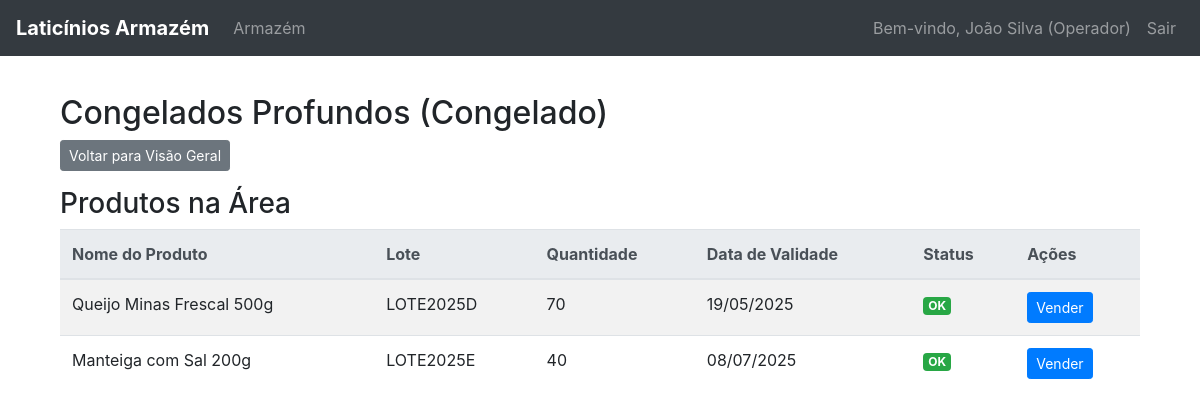
Page /armazem/B2 (signed in) on the committed database.
### tables this page shows
CREATE TABLE usuarios (
    username TEXT PRIMARY KEY,
    senha TEXT NOT NULL,
    funcao TEXT NOT NULL CHECK (funcao IN ('gerente', 'operador')),
    nome TEXT NOT NULL
);

CREATE TABLE areas_armazem (
    id_area TEXT PRIMARY KEY,
    nome TEXT NOT NULL,
    tipo_armazenamento TEXT NOT NULL CHECK (tipo_armazenamento IN ('refrigerado', 'congelado', 'seco'))
);

CREATE TABLE produtos_areas (
    id INTEGER PRIMARY KEY AUTOINCREMENT,
    id_area TEXT NOT NULL,
    id_catalogo_produto TEXT NOT NULL,
    nome TEXT NOT NULL,
    quantidade INTEGER NOT NULL CHECK (quantidade >= 0),
    data_validade DATE NOT NULL,
    lote TEXT NOT NULL,
    FOREIGN KEY (id_area) REFERENCES areas_armazem(id_area),
    FOREIGN KEY (id_catalogo_produto) REFERENCES produtos_catalogo(id_produto),
    UNIQUE(id_area, id_catalogo_produto, lote)
);

### app.py (the view)
@app.route('/armazem/<id_area>')
@login_necessario(permissao_requerida='detalhes_area') # Exige login e permissão
def detalhes_da_area(id_area):
    area = AreaArmazem.buscar_por_id(id_area)
    if not area:
        flash(f"Área com ID '{id_area}' não encontrada.", "danger")
        return redirect(url_for('pagina_inicial_armazem'))
    produtos_na_area = sorted(area.listar_produtos(), key=lambda p: p.data_validade)
    app.logger.debug(f"Produtos na área {id_area}: {[p.to_dict() for p in produtos_na_area]}")
    conn = get_db_connection()
    cursor = conn.cursor()
    cursor.execute('SELECT id_produto, nome FROM produtos_catalogo')
    produtos_catalogo = {row['id_produto']: {'nome': row['nome']} for row in cursor.fetchall()}
    conn.close()
    return render_template('area_detalhes.html',
                         area=area,
                         produtos=produtos_na_area,
                         produtos_catalogo=produtos_catalogo,
                         data_hoje=date.today() # Passa a data atual para o template
                        )

### app.py (called while the page is built)
def to_date_filter(value):
    if isinstance(value, date):
        return value
    try:
        return datetime.strptime(value, '%Y-%m-%d').date()
    except (ValueError, TypeError) as e:
        logging.error(f"Erro ao converter data: {value}, erro: {e}")
        return value

@app.context_processor
def injetar_dados_globais():
    user_info = None
    if 'username' in session:
        user_info = {
            'username': session.get('username'),
            'funcao': session.get('user_funcao'),
            'nome': session.get('user_nome')
        }
    return dict(usuario_logado=user_info, data_hoje_global=date.today())

### models.py (called while the page is built)
def get_db_connection() -> sqlite3.Connection:
    conn = sqlite3.connect(DATABASE_PATH)
    conn.row_factory = sqlite3.Row  # Permite acessar colunas por nome
    return conn

    @staticmethod
    def verificar_senha(username: str, senha: str) -> Optional['Usuario']:
        conn = get_db_connection()
        cursor = conn.cursor()
        cursor.execute('SELECT * FROM usuarios WHERE username = ? AND senha = ?', (username, senha))
        user_data = cursor.fetchone()
        conn.close()
        if user_data:
            return Usuario(user_data['username'], user_data['funcao'], user_data['nome'])
        return None

    def tem_permissao(self, permissao: str) -> bool:
        permissoes_por_funcao = {
            'gerente': ['visualizar_armazem', 'detalhes_area', 'gerente', 'registrar_venda'],
            'operador': ['visualizar_armazem', 'detalhes_area', 'registrar_venda']
        }
        return permissao in permissoes_por_funcao.get(self.funcao, [])

    def to_dict(self) -> Dict[str, Any]:
        return {
            'id_catalogo_produto': self.id_catalogo_produto,
            'nome': self.nome,
            'quantidade': self.quantidade,
            'data_validade': self.data_validade.strftime('%Y-%m-%d'), # Converte date para string no formato AAAA-MM-DD
            'lote': self.lote
        }

    @staticmethod
    def buscar_por_id(id_area: str) -> Optional['AreaArmazem']:
        conn = get_db_connection()
        cursor = conn.cursor()
        cursor.execute('SELECT * FROM areas_armazem WHERE id_area = ?', (id_area,))
        area_data = cursor.fetchone()
        conn.close()
        if area_data:
            return AreaArmazem(area_data['id_area'], area_data['nome'], area_data['tipo_armazenamento'])
        return None

### templates/area_detalhes.html (shortened to what this page needs)
{% extends 'base.html' %}
{% block content %}
<div class="container mt-4">
    <h2>{{ area.nome }} ({{ area.tipo_armazenamento | capitalize }})</h2>
    <p><a href="{{ url_for('pagina_inicial_armazem') }}" class="btn btn-secondary btn-sm">Voltar para Visão Geral</a></p>
    <h3>Produtos na Área</h3>
    {% if produtos %}
        <table class="table table-striped table-hover">
            <thead class="thead-light">
                <tr>
                    <th>Nome do Produto</th>
                    <th>Lote</th>
                    <th>Quantidade</th>
                    <th>Data de Validade</th>
                    <th>Status</th>
                    <th>Ações</th>
                </tr>
            </thead>
            <tbody>
                {% for produto in produtos %}
                    <tr>
                        <td>{{ produto.nome }}</td>
                        <td>{{ produto.lote }}</td>
                        <td>{{ produto.quantidade }}</td>
                        <td>
                            {{ (produto.data_validade | to_date).strftime('%d/%m/%Y') if produto.data_validade else 'Não informada' }}
                        </td>
                        <td>
                            {% if produto.data_validade %}
                                {% set dias_para_vencer = (produto.data_validade | to_date - data_hoje).days %}
                                {% if dias_para_vencer < 0 %}
                                    <span class="badge badge-danger">Vencido</span>
                                {% elif dias_para_vencer <= 7 %}
                                    <span class="badge badge-warning">Próximo Venc. ({{ dias_para_vencer }} dia{{ 's' if dias_para_vencer != 1 }})</span>
                                {% else %}
                                    <span class="badge badge-success">OK</span>
                                {% endif %}
                            {% else %}
                                <span class="badge badge-secondary">Sem validade</span>
                            {% endif %}
                        </td>
                        <td>
                            {% if usuario_logado and usuario_logado.funcao in ['operador', 'gerente'] %}
                                <button class="btn btn-primary btn-sm"
                                        data-toggle="modal"
                                        data-target="#vendaModal"
                                        data-produto-id="{{ produto.id_catalogo_produto }}"
                                        data-produto-nome="{{ produto.nome }}"
                                        data-lote="{{ produto.lote }}"
                                        data-quantidade-disponivel="{{ produto.quantidade }}"
                                        onclick="preencherModalVenda(this)">
                                    Vender
                                </button>
                            {% endif %}
                        </td>
                    </tr>
                {% endfor %}
            </tbody>
        </table>
    {% else %}
        <p class="text-muted">Nenhum produto encontrado nesta área.</p>
    {% endif %}
</div>
{% endblock %}

### templates/base.html (shortened to what this page needs)
<!DOCTYPE html>
<html lang="pt-BR">
<head>
  <link rel="stylesheet" href="https://stackpath.bootstrapcdn.com/bootstrap/4.5.2/css/bootstrap.min.css">
</head>
<body>
  <nav class="navbar navbar-expand-lg navbar-dark bg-dark fixed-top">
    <a class="navbar-brand" href="{{ url_for('pagina_inicial_armazem') }}">Laticínios Armazém</a>
    <div class="collapse navbar-collapse" id="navbarNav">
      <ul class="navbar-nav mr-auto">
        <li class="nav-item">
          <a class="nav-link" href="{{ url_for('pagina_inicial_armazem') }}">Armazém</a>
        </li>
      </ul>
      <ul class="navbar-nav">
        {% if usuario_logado %}
          <li class="nav-item">
            <span class="nav-link">Bem-vindo, {{ usuario_logado.nome }} ({{ usuario_logado.funcao | capitalize }})</span>
          </li>
          <li class="nav-item">
            <a class="nav-link" href="{{ url_for('logout') }}">Sair</a>
          </li>
        {% else %}
          <li class="nav-item">
            <a class="nav-link" href="{{ url_for('login') }}">Login</a>
          </li>
        {% endif %}
      </ul>
    </div>
  </nav>
  <div class="container">
    {% block content %}
    {% endblock %}
  </div>
</body>
</html>

### templates/base.html (style rules this page uses)
body { padding-top: 70px; }
.navbar-brand { font-weight: bold; }

### rows in the picture
usuarios: nome "João Silva", funcao "Operador"
areas_armazem: nome "Congelados Profundos", tipo_armazenamento "Congelado"
produtos_areas: nome "Queijo Minas Frescal 500g", lote "LOTE2025D", quantidade "70", data_validade "19/05/2025"
produtos_areas: nome "Manteiga com Sal 200g", lote "LOTE2025E", quantidade "40", data_validade "08/07/2025"
